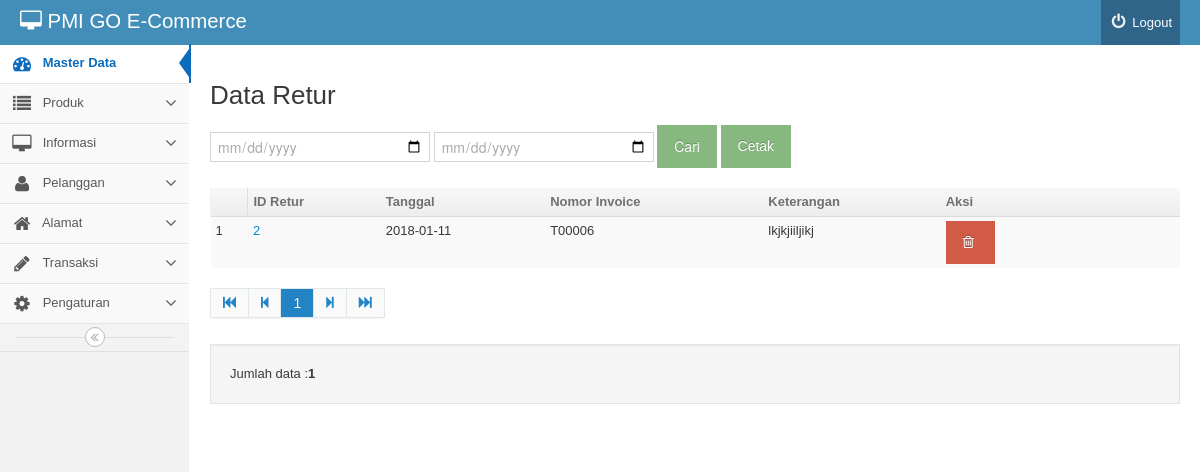
The app's page /backend/index.php?mod=retur&pg=retur_view (signed in), older data.
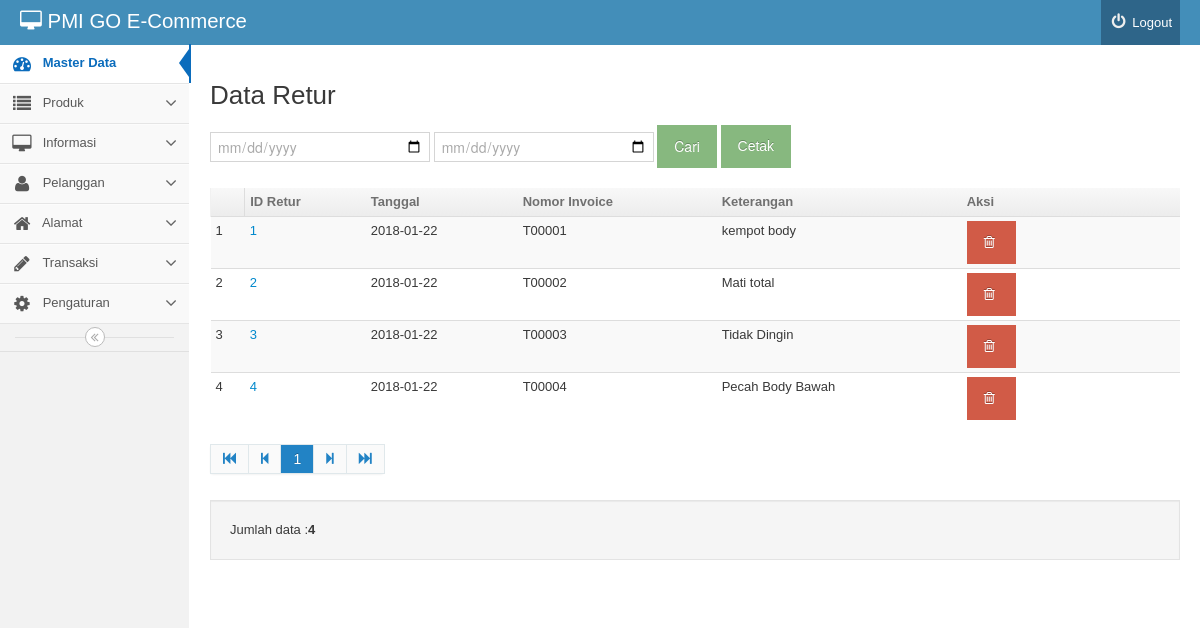
The same page, newer data.
### tables this page shows
CREATE TABLE IF NOT EXISTS `retur` (
  `idretur` int(11) NOT NULL AUTO_INCREMENT,
  `tanggal` date NOT NULL,
  `noinvoice` varchar(11) NOT NULL,
  `foto` varchar(25) NOT NULL,
  `keterangan` varchar(300) NOT NULL,
  PRIMARY KEY (`idretur`)
);

### backend/retur/retur_view.php (the view, shortened to what this page needs)
<div>
	<h2 id="headings"> Data Retur</h2>
    <form action="" method="post" name="form1" class="form-horizontal">
				  <input type="date" name="tgl_awal" class="form-control" placeholder="Tgl. Awal">
               	  <input type="date" name="tgl_akhir" class="form-control" placeholder="Tgl. Akhir">
				  <input type="submit" class="btn btn-success btn-sm" name="cari" value="Cari" />
                  <a href="cetak_retur.php?tgl_awal=<?php echo $_POST['tgl_awal']; ?>&tgl_akhir=<?php echo $_POST['tgl_akhir']; ?>" target="_blank" class="btn btn-success btn-sm"> Cetak</a>
                  </form>
	<table  class="table table-striped table-condensed">
		<thead>
			<th> <td><b>ID Retur </b></td><td><b>Tanggal </b></td><td><b>Nomor Invoice</b></td><td><b>Keterangan</b></td><td style='min-width: 100px'><b>Aksi</b></td></th>
		</thead>
		<tbody>
<?php
$batas='10';
$halaman=$_GET['halaman'];
$posisi=null;
if(empty($halaman)){
$posisi=0;
}else{
$posisi=($halaman-1)* $batas;
}
$a = $_POST['tgl_awal'];
	 $b = $_POST['tgl_akhir'];
	if($a == "" && $b == "")
{
$query="SELECT *from retur
 limit $posisi,$batas ";
 }
 else
	{
		$query = "select retur.idretur,retur.tanggal,invoice.noinvoice,pelanggan.*,retur.keterangan
 from retur,invoice,pelanggan
 where retur.noinvoice=invoice.noinvoice and invoice.idpelanggan=pelanggan.idpelanggan  and  retur.tanggal >= '$a' and retur.tanggal <='$b'  ";
	}
$result=mysql_query($query) or die(mysql_error());
$no=1;
while($rows=mysql_fetch_object($result)){
			?>
			<tr>
				<td><?php echo $posisi+$no
				?></td>
                <td><a href='index.php?mod=retur&pg=retur_detail&id=<?php echo $rows -> idretur; ?>'><?php echo $rows -> idretur; ?></a></td>
				<td><?php echo $rows -> tanggal; ?></td>
				<td><?php echo $rows ->noinvoice; ?></td>
			<td><?php echo $rows -> keterangan; ?></td>
				<td>
				<a href="index.php?mod=retur&pg=retur_view&act=del&id=<?php echo $rows -> idretur; ?>"
				onclick="return confirm('Yakin data retur akan dihapus?') ";
				class='btn btn-danger'> <i class="icon-trash"></i></a></td>
			</tr>
			<?php $no++;
				}
			?>
		</tbody>
	</table>
	<?php
	$tampil2 = mysql_query("SELECT idretur from retur");
	$jmldata = mysql_num_rows($tampil2);
?>
<div class='pagination'>
	<ul>
	</ul>
</div>
<div class='well'>Jumlah data :<strong><?php echo $jmldata; ?> </strong></div>
</div>

Row changes from the older to the newer data that the page shows:
added retur: no "1", idretur "1", tanggal "2018-01-22", noinvoice "T00001", keterangan "kempot body"
changed retur id 2: no "1" → "2"; tanggal "2018-01-11" → "2018-01-22"; noinvoice "T00006" → "T00002"; keterangan "lkjkjiiljikj" → "Mati total"
added retur: no "3", idretur "3", tanggal "2018-01-22", noinvoice "T00003", keterangan "Tidak Dingin"
added retur: no "4", idretur "4", tanggal "2018-01-22", noinvoice "T00004", keterangan "Pecah Body Bawah"
Text that changed along with them:
$jmldata: "1" → "4"
